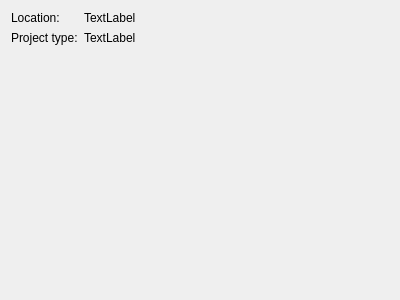
<?xml version="1.0" encoding="UTF-8"?>
<ui version="4.0">
 <class>NewProjectWizardPageLast</class>
 <widget class="QWizardPage" name="NewProjectWizardPageLast">
  <property name="geometry">
   <rect>
    <x>0</x>
    <y>0</y>
    <width>400</width>
    <height>300</height>
   </rect>
  </property>
  <property name="windowTitle">
   <string>WizardPage</string>
  </property>
  <property name="title">
   <string>Start a new project</string>
  </property>
  <property name="subTitle">
   <string>Review and finish</string>
  </property>
  <layout class="QFormLayout" name="formLayout">
   <item row="0" column="0">
    <widget class="QLabel" name="label_1">
     <property name="text">
      <string>Location:</string>
     </property>
    </widget>
   </item>
   <item row="1" column="0">
    <widget class="QLabel" name="label_3">
     <property name="text">
      <string>Project type:</string>
     </property>
    </widget>
   </item>
   <item row="1" column="1">
    <widget class="QLabel" name="labelProjectType">
     <property name="text">
      <string>TextLabel</string>
     </property>
    </widget>
   </item>
   <item row="0" column="1">
    <widget class="QLabel" name="labelPath">
     <property name="text">
      <string>TextLabel</string>
     </property>
    </widget>
   </item>
  </layout>
 </widget>
 <resources/>
 <connections/>
</ui>
